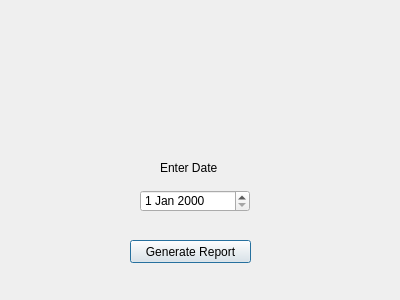
<?xml version="1.0" encoding="UTF-8"?>
<ui version="4.0">
 <class>dailySalesReport</class>
 <widget class="QDialog" name="dailySalesReport">
  <property name="geometry">
   <rect>
    <x>0</x>
    <y>0</y>
    <width>400</width>
    <height>300</height>
   </rect>
  </property>
  <property name="windowTitle">
   <string>Dialog</string>
  </property>
  <widget class="QDateEdit" name="dateEdit">
   <property name="geometry">
    <rect>
     <x>140</x>
     <y>190</y>
     <width>110</width>
     <height>22</height>
    </rect>
   </property>
  </widget>
  <widget class="QLabel" name="label">
   <property name="geometry">
    <rect>
     <x>160</x>
     <y>160</y>
     <width>61</width>
     <height>16</height>
    </rect>
   </property>
   <property name="text">
    <string>Enter Date</string>
   </property>
  </widget>
  <widget class="QPushButton" name="pushButton">
   <property name="geometry">
    <rect>
     <x>130</x>
     <y>240</y>
     <width>121</width>
     <height>23</height>
    </rect>
   </property>
   <property name="text">
    <string>Generate Report</string>
   </property>
  </widget>
 </widget>
 <resources/>
 <connections/>
</ui>
